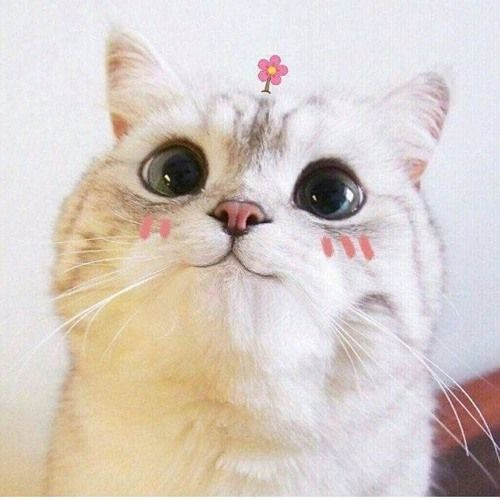
#> input picture IPI/Trabalho1/cat.jpg, 500 x 500 px, found by its file name
$ python histogram-rgb.py
#> lines starting #> are read from the running program, lines starting #| are printed output that depends on the picture
# - visualizar o histograma de cor de cada canal (r, g, b)
import numpy as np
import cv2
from matplotlib import pyplot as plt

# aceita formatos extras .jpg, png e .tiff

img = cv2.imread("Trabalho1/cat.jpg")
#> img is the input picture: shape (500, 500, 3); mean B, G, R 198, 204.7, 215.1

b, g, r = cv2.split(img)
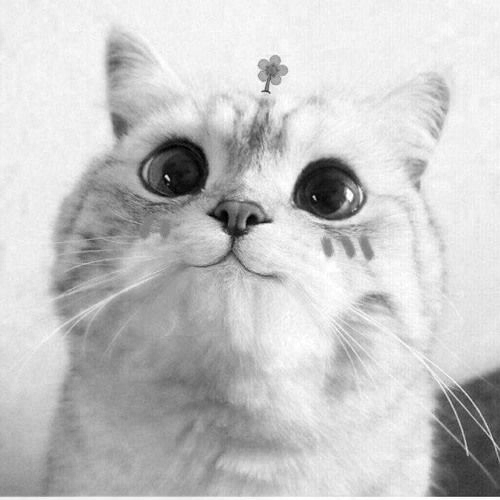
#> b: shape (500, 500); min 0, max 255, mean 198
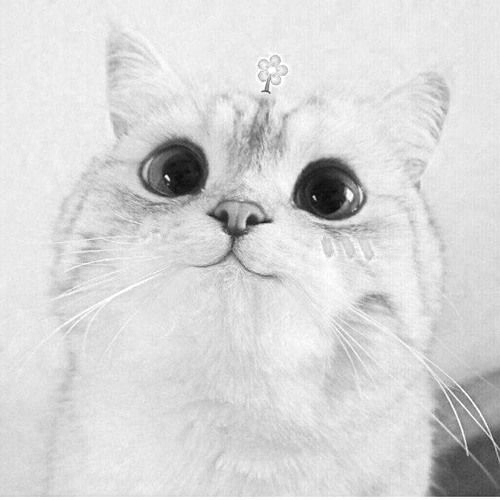
#> r: shape (500, 500); min 9, max 255, mean 215.1

red = plt.subplot(331)
red = plt.hist(r.ravel(), 256, [0, 256], color="red")
green = plt.subplot(332)
green = plt.hist(g.ravel(), 256, [0, 256], color="green")
blue = plt.subplot(333)
blue = plt.hist(b.ravel(), 256, [0, 256], color="blue")
rgb = plt.subplot(212)
rgb = plt.hist(r.ravel(), 256, [0, 256], color="red") + plt.hist(g.ravel(), 256, [
    0, 256], color="green") + plt.hist(b.ravel(), 256, [0, 256], color="blue")
#> rgb = 9 items


# Funções


def hist(img):
    h = np.zeros(256)
    for i in range(256):
        h[i] = np.sum(img == i)

    linhas = img.shape[0]
    colunas = img.shape[1]

    h = h / (linhas * colunas)
    return h


def calcula_CDF(img):
    cdf = np.zeros(256)
    cdf[0] = img[0]
    for i in range(1, 256):
        cdf[i] = cdf[i-1] + img[i]
    return cdf


if __name__ == '__main__':
    img = plt.imread('IPI/Trabalho1/cat.jpg')
    ref = plt.imread('IPI/Trabalho1/ref.jpg')
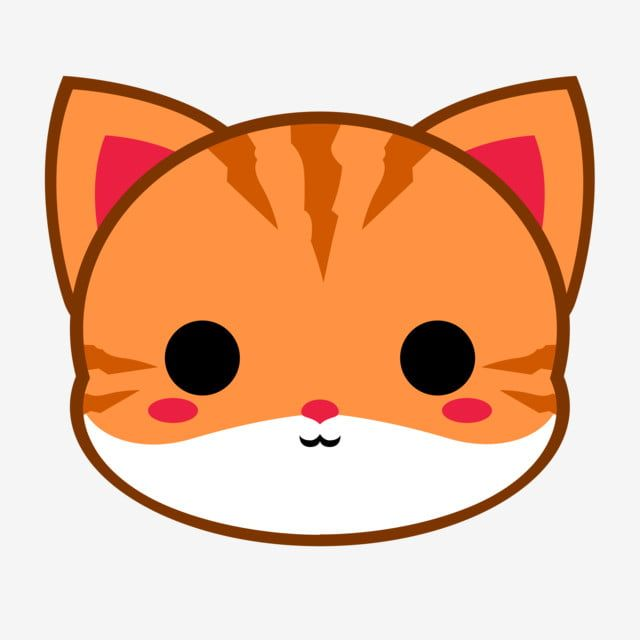
#> input picture IPI/Trabalho1/ref.jpg, 640 x 640 px, found by its file name
#> ref is the input picture: shape (640, 640, 3); mean R, G, B 233.7, 188.9, 160.4

    pr = hist(img)
#> after the loop in hist, `for i in range(256):`: h = 256 values, max 23217 at index 235, min 5 at index 2, mean 2929.7
#> in hist, `h = h / (linhas * colunas)`: h = 256 values, max 0.0929 at index 235, min 2e-05 at index 2, mean 0.0117
#> pr has the same summary as h in hist
    prr = hist(ref)
#> prr = 256 values, max 1.31 at index 245, min 0.000222 at index 172, mean 0.0117

    # CDF
    cdf = calcula_CDF(pr)
#> after the loop in calcula_CDF, `for i in range(1, 256):`: cdf = 256 values from 3.2e-05 to 3
#> cdf = 256 values from 3.2e-05 to 3
    cdfr = calcula_CDF(prr)
#> cdfr = 256 values from 0.0752 to 3

    sk = cdf * 255
#> sk = 256 values from 0.00816 to 765
    sk = (np.round(sk))
#> sk = 256 values from 0 to 765

    ref = np.zeros(ref.shape)
    espe = np.zeros(img.shape)
    equa = np.zeros(img.shape)

    for i in range(256):
        diff = np.absolute(cdfr - cdf[i])
        indice = diff.argmin()
        espe[img == i] = indice
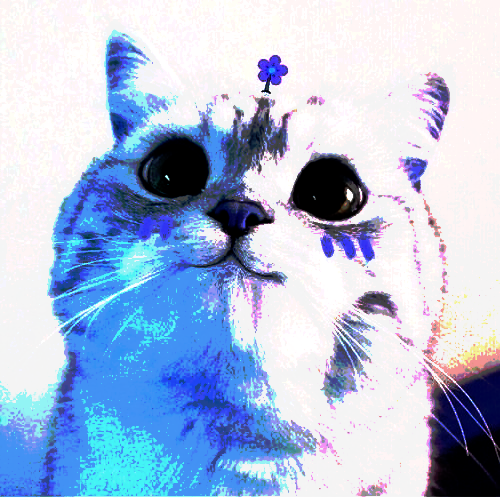
#> espe: shape (500, 500, 3) float64; mean of channels 0, 1, 2 220.1, 190.6, 173.1; drawn as B, G, R

    for i in range(256):
        equa[img == i] = int(sk[i])
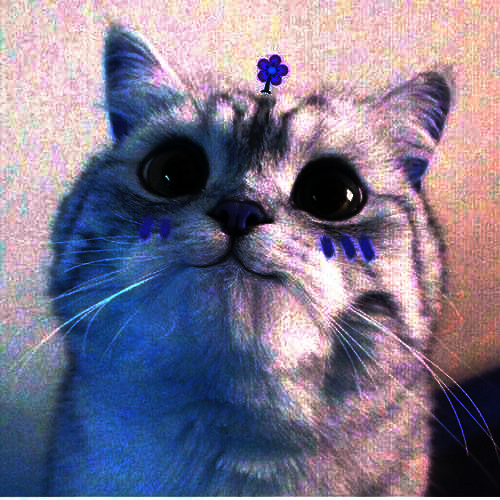
#> equa: shape (500, 500, 3) float64; mean of channels 0, 1, 2 423.5, 357.8, 382.4; drawn with min black and max white

    espe = espe.astype(np.uint8)
    equa = equa.astype(np.uint8)
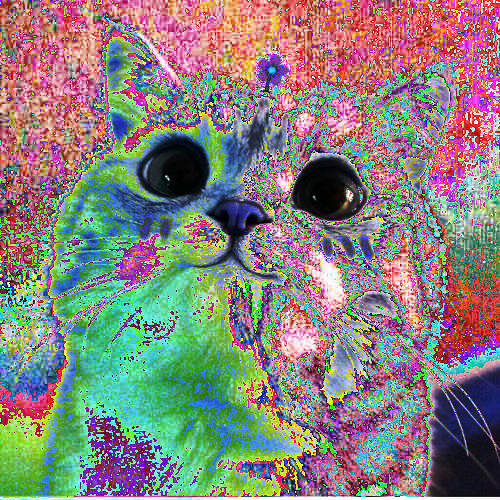
#> equa: shape (500, 500, 3); mean of channels 0, 1, 2 125.2, 130.2, 135.9; drawn as B, G, R

    fig, axs = plt.subplots(1, 3)
    axs[0].set_title('Original')
    axs[0].imshow(img, cmap='gray', vmin=0, vmax=255)
    axs[1].set_title('Especificação')
    axs[1].imshow(espe, cmap='gray', vmin=0, vmax=255)
    axs[2].set_title('Equalização')
    axs[2].imshow(equa, cmap='gray', vmin=0, vmax=255)
    plt.show()
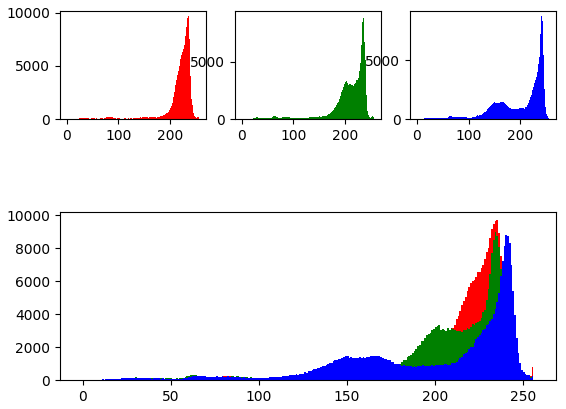
#> figure drawn by matplotlib, 4 panels; panel 1: tallest bar 9709 high, from x = 235 to 236; panel 2: tallest bar 9005 high, from x = 234 to 235; panel 3: tallest bar 8783 high, from x = 240 to 241; panel 4: tallest bar 9709 high, from x = 235 to 236


plt.show()
#> (the run stopped early here; a loop or call above may not have finished)
